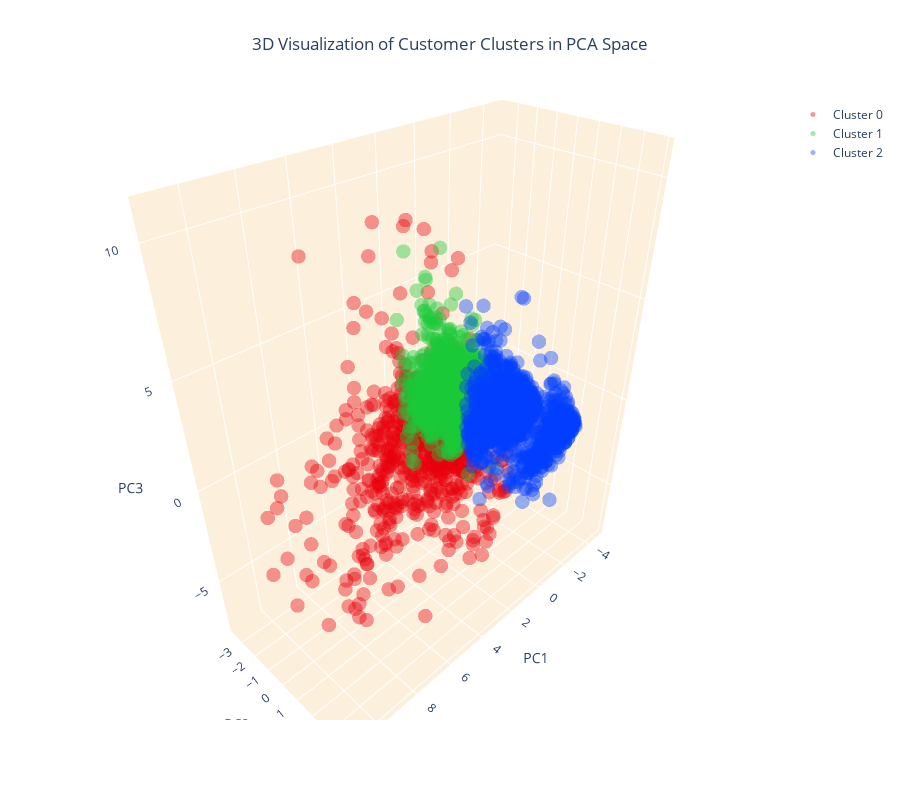

The notebook cell this image was saved under:
### Code cell
cluster_0 = customer_data_pca[customer_data_pca['cluster'] == 0]
cluster_1 = customer_data_pca[customer_data_pca['cluster'] == 1]
cluster_2 = customer_data_pca[customer_data_pca['cluster'] == 2]

fig = go.Figure()

fig.add_trace(go.Scatter3d(x=cluster_0['PC1'], y=cluster_0['PC2'], z=cluster_0['PC3'], mode='markers', marker=dict(color=colors[0], size=5, opacity=0.4), name='Cluster 0'))
fig.add_trace(go.Scatter3d(x=cluster_1['PC1'], y=cluster_1['PC2'], z=cluster_1['PC3'], mode='markers', marker=dict(color=colors[1], size=5, opacity=0.4), name='Cluster 1'))
fig.add_trace(go.Scatter3d(x=cluster_2['PC1'], y=cluster_2['PC2'], z=cluster_2['PC3'], mode='markers', marker=dict(color=colors[2], size=5, opacity=0.4), name='Cluster 2'))

fig.update_layout(
    title=dict(text='3D Visualization of Customer Clusters in PCA Space', x=0.5),
    scene=dict(
        xaxis=dict(backgroundcolor='#fcf0dc', gridcolor='white', title='PC1'),
        yaxis=dict(backgroundcolor='#fcf0dc', gridcolor='white', title='PC2'),
        zaxis=dict(backgroundcolor='#fcf0dc', gridcolor='white', title='PC3')
    ),
    width=900,
    height=800
)

fig.show()

### Figure 1 — Plotly figure (JSON) as saved in the notebook; plotly's stock layout.template omitted (floating-point values rounded to 4 significant figures; data arrays with more than 128 entries replaced by an {"elided": "..."} marker saying what was removed)
{"data": [{"marker": {"color": "#e8000b", "opacity": 0.4, "size": 5}, "mode": "markers", "name": "Cluster 0", "type": "scatter3d", "x": {"elided": "646 float values"}, "y": {"elided": "646 float values"}, "z": {"elided": "646 float values"}}, {"marker": {"color": "#1ac938", "opacity": 0.4, "size": 5}, "mode": "markers", "name": "Cluster 1", "type": "scatter3d", "x": {"elided": "1715 float values"}, "y": {"elided": "1715 float values"}, "z": {"elided": "1715 float values"}}, {"marker": {"color": "#023eff", "opacity": 0.4, "size": 5}, "mode": "markers", "name": "Cluster 2", "type": "scatter3d", "x": {"elided": "1709 float values"}, "y": {"elided": "1709 float values"}, "z": {"elided": "1709 float values"}}], "layout": {"height": 800, "scene": {"xaxis": {"backgroundcolor": "#fcf0dc", "gridcolor": "white", "title": {"text": "PC1"}}, "yaxis": {"backgroundcolor": "#fcf0dc", "gridcolor": "white", "title": {"text": "PC2"}}, "zaxis": {"backgroundcolor": "#fcf0dc", "gridcolor": "white", "title": {"text": "PC3"}}}, "title": {"text": "3D Visualization of Customer Clusters in PCA Space", "x": 0.5}, "width": 900}}
